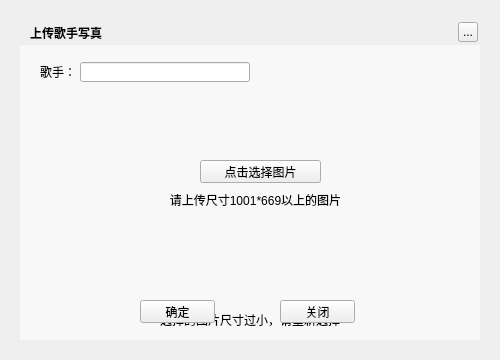
<?xml version="1.0" encoding="UTF-8"?>
<ui version="4.0">
 <class>MusicLrcArtPhotoUpload</class>
 <widget class="QWidget" name="MusicLrcArtPhotoUpload">
  <property name="geometry">
   <rect>
    <x>0</x>
    <y>0</y>
    <width>500</width>
    <height>360</height>
   </rect>
  </property>
  <property name="windowTitle">
   <string>上传歌手写真</string>
  </property>
  <widget class="QLabel" name="background">
   <property name="geometry">
    <rect>
     <x>20</x>
     <y>20</y>
     <width>460</width>
     <height>320</height>
    </rect>
   </property>
   <property name="text">
    <string/>
   </property>
  </widget>
  <widget class="QLabel" name="topTitleName">
   <property name="geometry">
    <rect>
     <x>30</x>
     <y>20</y>
     <width>91</width>
     <height>25</height>
    </rect>
   </property>
   <property name="styleSheet">
    <string notr="true">color:&quot;#FFFFFF&quot;;font-weight:bold</string>
   </property>
   <property name="text">
    <string>上传歌手写真</string>
   </property>
  </widget>
  <widget class="QToolButton" name="topTitleCloseButton">
   <property name="geometry">
    <rect>
     <x>458</x>
     <y>22</y>
     <width>20</width>
     <height>20</height>
    </rect>
   </property>
   <property name="text">
    <string>...</string>
   </property>
  </widget>
  <widget class="QLabel" name="artNameLabel">
   <property name="geometry">
    <rect>
     <x>40</x>
     <y>62</y>
     <width>31</width>
     <height>20</height>
    </rect>
   </property>
   <property name="text">
    <string>歌手：</string>
   </property>
  </widget>
  <widget class="QLineEdit" name="artSearchEdit">
   <property name="geometry">
    <rect>
     <x>80</x>
     <y>62</y>
     <width>170</width>
     <height>20</height>
    </rect>
   </property>
  </widget>
  <widget class="QLabel" name="stateLabel">
   <property name="geometry">
    <rect>
     <x>22</x>
     <y>305</y>
     <width>456</width>
     <height>30</height>
    </rect>
   </property>
   <property name="styleSheet">
    <string notr="true"/>
   </property>
   <property name="text">
    <string>选择的图片尺寸过小，请重新选择</string>
   </property>
   <property name="alignment">
    <set>Qt::AlignCenter</set>
   </property>
  </widget>
  <widget class="QPushButton" name="uploadButton">
   <property name="geometry">
    <rect>
     <x>140</x>
     <y>300</y>
     <width>75</width>
     <height>23</height>
    </rect>
   </property>
   <property name="text">
    <string>确定</string>
   </property>
  </widget>
  <widget class="QPushButton" name="closeButton">
   <property name="geometry">
    <rect>
     <x>280</x>
     <y>300</y>
     <width>75</width>
     <height>23</height>
    </rect>
   </property>
   <property name="text">
    <string>关闭</string>
   </property>
  </widget>
  <widget class="MusicLrcArtPhotoLabel" name="imageLabel" native="true">
   <property name="geometry">
    <rect>
     <x>60</x>
     <y>100</y>
     <width>385</width>
     <height>191</height>
    </rect>
   </property>
  </widget>
  <widget class="QPushButton" name="selectButton">
   <property name="geometry">
    <rect>
     <x>200</x>
     <y>160</y>
     <width>121</width>
     <height>23</height>
    </rect>
   </property>
   <property name="text">
    <string>点击选择图片</string>
   </property>
  </widget>
  <widget class="QLabel" name="introduceLabel">
   <property name="geometry">
    <rect>
     <x>160</x>
     <y>190</y>
     <width>191</width>
     <height>20</height>
    </rect>
   </property>
   <property name="text">
    <string>请上传尺寸1001*669以上的图片</string>
   </property>
   <property name="alignment">
    <set>Qt::AlignCenter</set>
   </property>
  </widget>
  <widget class="QWidget" name="backgroundMask" native="true">
   <property name="geometry">
    <rect>
     <x>20</x>
     <y>45</y>
     <width>460</width>
     <height>295</height>
    </rect>
   </property>
   <property name="styleSheet">
    <string notr="true">background:rgba(255,255,255,150)</string>
   </property>
  </widget>
  <zorder>background</zorder>
  <zorder>backgroundMask</zorder>
  <zorder>topTitleName</zorder>
  <zorder>topTitleCloseButton</zorder>
  <zorder>artNameLabel</zorder>
  <zorder>artSearchEdit</zorder>
  <zorder>stateLabel</zorder>
  <zorder>uploadButton</zorder>
  <zorder>closeButton</zorder>
  <zorder>imageLabel</zorder>
  <zorder>selectButton</zorder>
  <zorder>introduceLabel</zorder>
 </widget>
 <customwidgets>
  <customwidget>
   <class>MusicLrcArtPhotoLabel</class>
   <extends>QWidget</extends>
   <header>musiclrcartphotolabel.h</header>
   <container>1</container>
  </customwidget>
 </customwidgets>
 <resources/>
 <connections/>
</ui>
